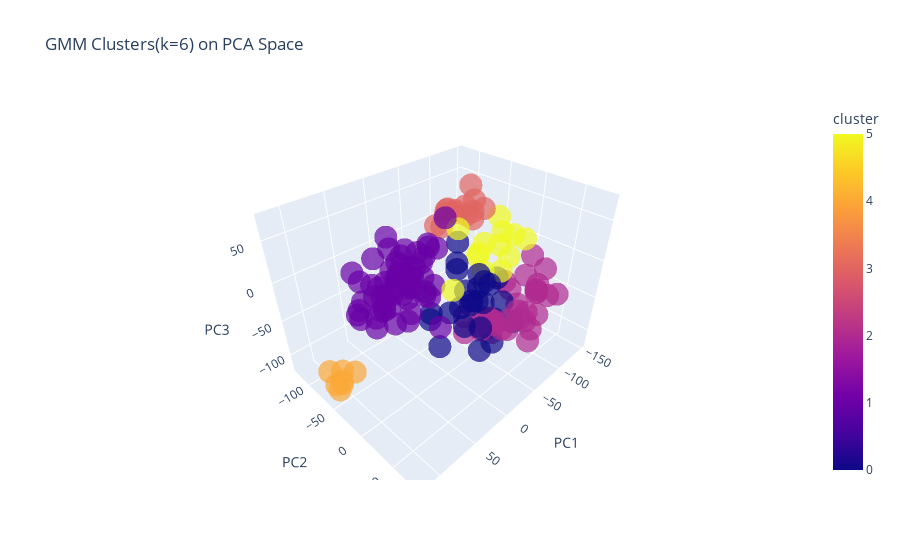

Write notebook code for a chart like this one.
### Markdown cell above
##GMM for K=6

### Code cell
gmm = GaussianMixture(n_components=6, random_state=42).fit(X_umap)
gmm_labels1 = gmm.predict(X_umap)
df1 = pd.DataFrame(X_pca3, columns=["PC1","PC2","PC3"])
df1["cluster"] = gmm_labels1
fig = px.scatter_3d(df1, x="PC1", y="PC2", z="PC3",
                    color="cluster", opacity=0.7,
                    title="GMM Clusters(k=6) on PCA Space")
fig.show()

### Figure 1 — Plotly figure (JSON) as saved in the notebook; plotly's stock layout.template omitted (floating-point values rounded to 4 significant figures; data arrays with more than 128 entries replaced by an {"elided": "..."} marker saying what was removed)
{"data": [{"hovertemplate": "PC1=%{x}<br>PC2=%{y}<br>PC3=%{z}<br>cluster=%{marker.color}<extra></extra>", "legendgroup": "", "marker": {"color": {"elided": "151 int values"}, "coloraxis": "coloraxis", "opacity": 0.7, "symbol": "circle"}, "mode": "markers", "name": "", "scene": "scene", "showlegend": false, "type": "scatter3d", "x": {"elided": "151 float values"}, "y": {"elided": "151 float values"}, "z": {"elided": "151 float values"}}], "layout": {"coloraxis": {"colorbar": {"title": {"text": "cluster"}}, "colorscale": [[0, "#0d0887"], [0.1111, "#46039f"], [0.2222, "#7201a8"], [0.3333, "#9c179e"], [0.4444, "#bd3786"], [0.5556, "#d8576b"], [0.6667, "#ed7953"], [0.7778, "#fb9f3a"], [0.8889, "#fdca26"], [1, "#f0f921"]]}, "legend": {"tracegroupgap": 0}, "scene": {"domain": {"x": [0, 1], "y": [0, 1]}, "xaxis": {"title": {"text": "PC1"}}, "yaxis": {"title": {"text": "PC2"}}, "zaxis": {"title": {"text": "PC3"}}}, "title": {"text": "GMM Clusters(k=6) on PCA Space"}}}
